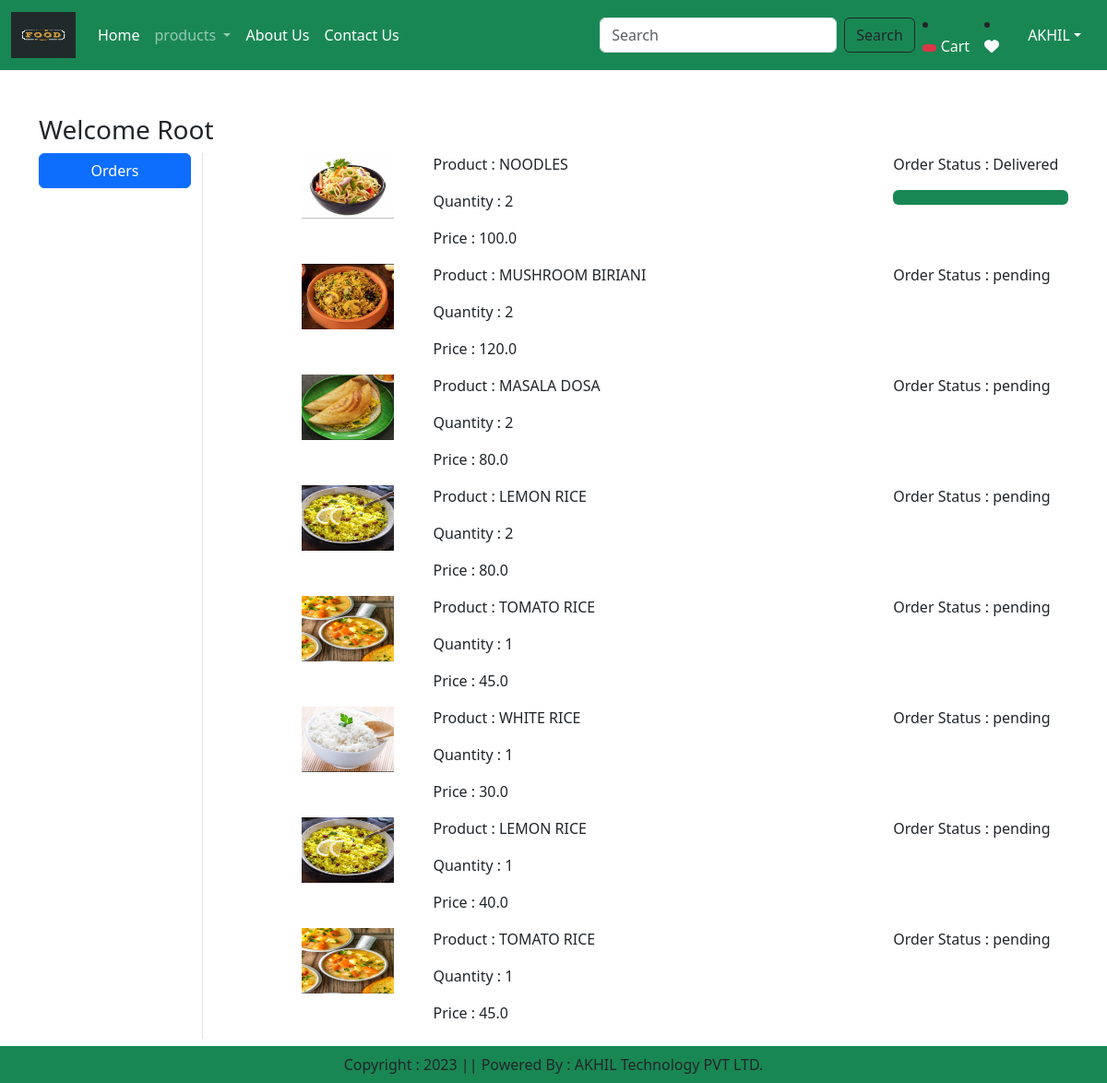
Screenshot of /orders/ (signed in) with the database file from the repository.
### ss/models.py (models this page shows, shortened)
class OrderPlaced(models.Model):
    user = models.ForeignKey(User,on_delete=models.CASCADE)
    customer = models.ForeignKey(Customer,on_delete=models.CASCADE)
    product = models.ForeignKey(Product,on_delete=models.CASCADE)
    quantity = models.PositiveIntegerField(default=1)
    ordered_date = models.DateTimeField(auto_now_add=True)
    status = models.CharField(max_length=50,choices=STATUS_CHOICES,default='pending')
    payment = models.ForeignKey(Payment,on_delete=models.CASCADE,default="")
    @property
    def total_cost(self):
        return self.quantity * self.product.discounted_price

class Product(models.Model):
    title = models.CharField(max_length=100)
    selling_price = models.FloatField()
    discounted_price = models.FloatField()
    description = models.TextField()
    composition = models.TextField(default='')
    prodapp = models.TextField(default='')
    category = models.CharField(choices=CATEGORY_CHOICES, max_length=2)
    product_image = models.ImageField(upload_to = 'products')

### ss/views.py (the view)
# urls.py: path('orders/', views.orders,name='orders'),
@login_required()
def orders(request):
    order_placed=OrderPlaced.objects.filter(user=request.user)
    return render(request,'ss/orders.html',locals())

### ss/templates/ss/orders.html (shortened to what this page needs)
{% extends 'ss/base.html' %}
{% load static %}
{% block main-content %}
<div class="container my-5">
 <div class="row">
 <h3>Welcome <span class="text-capitalize">{{request.user}}</span></h3>
  <div class="col-sm-2 border-end">
  	<ul class="list-unstyled">
  	   <li class="d-grid"><a href="{% url 'orders' %}" class="btn btn-primary">Orders</a></li>
  	</ul>
  </div>
  	<div class="col-sm-9 offset-sm-1">
  		{% for op in order_placed %}
        <div class="row">
  		    <div class="col-sm-2">
  			   <img src="{{op.product.product_image.url}}" class="img-fluid" height="100" width="100"/>
  		    </div>
  		    <div class="col-sm-7">
  			   <p>Product : {{op.product.title}}</p>
  			   <p>Quantity : {{op.quantity}}</p>
  			   <p>Price : {{op.total_cost}}</p>
  		    </div>
  		    <div class="col-sm-3">
  			   <p>Order Status : {{op.status}}</p>
  		       {% if op.status == 'Delivered' %}
  			   <div class="progress">
  			       <div class="progress-bar bg-success" role="progressbar" style="width: 100%" aria-valuenow="100" aria-valuein="0"
  				  aria-valuemax="100"></div>
  			   </div>
  			   {% endif %}
  		    </div>
  		</div>
  		{% endfor %}
  	</div>
 </div>
</div>
{% endblock main-content %}

### ss/templates/ss/base.html (shortened to what this page needs)
<!DOCTYPE html>
{% load static %}
<html lang="en">
  <head>
    <link
      href="https://cdn.jsdelivr.net/npm/bootstrap@5.3.0-alpha1/dist/css/bootstrap.min.css"
      rel="stylesheet"
    />
    <link rel="stylesheet" href="{% static 'app/css/owl.carousel.min.css' %}" />
    <link rel="stylesheet" href="{% static 'app/css/all.min.css' %}" />
    <link rel="stylesheet" href="{% static 'app/css/style.css' %}" />
  </head>
  <body>
    <nav class="navbar navbar-expand-lg navbar-dark bg-success">
      <div class="container-fluid">
        <a class="navbar-brand" href="#">
          <img src="{% static 'app/images/banner/Neel.png.jpg' %}" width="70" height="50" />
        </a>
        <div class="collapse navbar-collapse" id="navbarSupportedContent">
          <ul class="navbar-nav me-auto mb-2 mb-lg-0">
            {% if request.user.is_authenticated %}
            <li class="nav-item">
              <a class="nav-link active" aria-current="page" href="/">Home</a>
            </li>
            <li class="nav-item dropdown">
              <a
                class="nav-link dropdown-toggle"
                href="#"
                role="button"
                data-bs-toggle="dropdown"
                aria-expanded="false"
              >
                products
              </a>
            </li>
            <li class="nav-item">
              <a class="nav-link text-white" href="{% url 'about' %}">About Us</a>
            </li>
            <li class="nav-item">
                <a class="nav-link text-white" href="{% url 'contact' %}">Contact Us</a>
              </li>
          </ul>
          <form class="d-flex" role="search" action="/search">
            <input
              class="form-control me-2"
              type="search"
              placeholder="Search"
              name="search"
              aria-label="Search"
            >
            <button class="btn btn-outline-dark" type="submit">
              Search
            </button>
          </form>
        </div>
        <li class="nav-item mx-2">
          <a href="{% url 'showcart' %}" class="nav-link text-white"><span  class="badge bg-danger">{% if totalitem > 0 %} {{totalitem}} {% endif %} </span> Cart </a>
        </li>
        <li class="nav-item mx-2">
          <a href="#" class="nav-link text-white"><i class="fa fa-heart"></i></a>
        </li>
        <ul class="navbar-nav me-auto mb-2 mb-lg-0">
            <li class="nav-item dropdown mx-2">
                <a
                class="nav-link dropdown-toggle text-white"
                href="#"
                id="profileDropdown"
                role="button"
                data-bs-toggle="dropdown"
                aria-expanded="false">AKHIL</a>
            </li>
        {% endif %}
      </div>
    </nav>
    {% block main-content %}{% endblock main-content %}
    <footer class="container-fluid  fixed-bottom bg-success text-center p-2 mt-5">
      Copyright : 2023 || Powered By : AKHIL Technology PVT LTD.
    </footer >
  </body>
</html>

### rows the page displays
OrderPlaced: product.product_image (picture), product "NOODLES", quantity "2", total_cost "100.0", status "Delivered"
OrderPlaced: product.product_image (picture), product "MUSHROOM BIRIANI", quantity "2", total_cost "120.0", status "pending"
OrderPlaced: product.product_image (picture), product "MASALA DOSA", quantity "2", total_cost "80.0", status "pending"
OrderPlaced: product.product_image (picture), product "LEMON RICE", quantity "2", total_cost "80.0", status "pending"
OrderPlaced: product.product_image (picture), product "TOMATO RICE", quantity "1", total_cost "45.0", status "pending"
OrderPlaced: product.product_image (picture), product "WHITE RICE", quantity "1", total_cost "30.0", status "pending"
OrderPlaced: product.product_image (picture), product "LEMON RICE", quantity "1", total_cost "40.0", status "pending"
OrderPlaced: product.product_image (picture), product "TOMATO RICE", quantity "1", total_cost "45.0", status "pending"

### other values shown
{{ request.user }} "Root"
